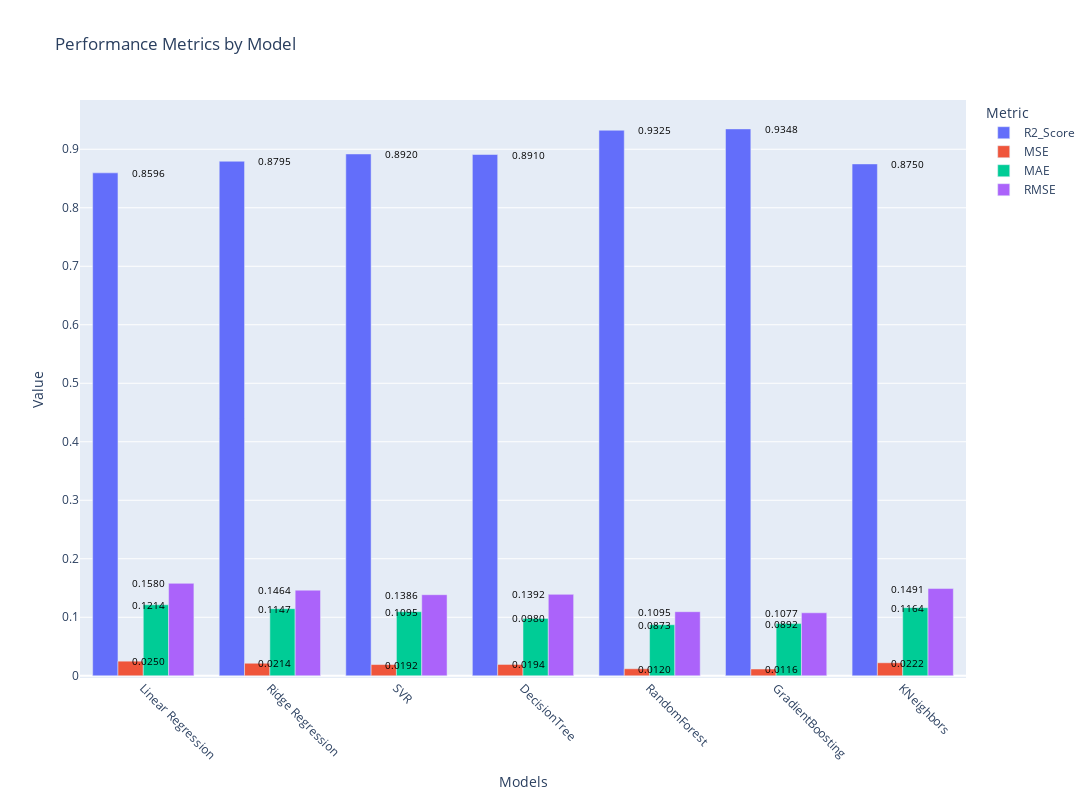

The notebook cell this image was saved under:
### Code cell
import plotly.express as px


fig = px.bar(new_df.melt(id_vars='Models'), 
             x='Models', 
             y='value', 
             color='variable', 
             barmode='group', 
             title='Performance Metrics by Model',
             labels={'value': 'Value', 'variable': 'Metric', 'Models': 'Models'},
             width=1200, 
             height=800)


fig.update_xaxes(tickangle=45)

# Add annotations
for trace in fig.data:
    for i, val in enumerate(trace.y):
        fig.add_annotation(
            x=trace.x[i],
            y=val,
            text=f'{val:.4f}',  # Format the value to two decimal places
            showarrow=False,
            font=dict(color='black', size=10),
            xshift=5  # Adjust the position of the text
        )

fig.show()

### Figure 1 — Plotly figure (JSON) as saved in the notebook; plotly's stock layout.template omitted (floating-point values rounded to 4 significant figures)
{"data": [{"alignmentgroup": "True", "hovertemplate": "Metric=R2_Score<br>Models=%{x}<br>Value=%{y}<extra></extra>", "legendgroup": "R2_Score", "marker": {"color": "#636efa", "pattern": {"shape": ""}}, "name": "R2_Score", "offsetgroup": "R2_Score", "orientation": "v", "showlegend": true, "textposition": "auto", "type": "bar", "x": ["Linear Regression", "Ridge Regression", "SVR", "DecisionTree", "RandomForest", "GradientBoosting", "KNeighbors"], "xaxis": "x", "y": [0.8596, 0.8795, 0.892, 0.891, 0.9325, 0.9348, 0.875], "yaxis": "y"}, {"alignmentgroup": "True", "hovertemplate": "Metric=MSE<br>Models=%{x}<br>Value=%{y}<extra></extra>", "legendgroup": "MSE", "marker": {"color": "#EF553B", "pattern": {"shape": ""}}, "name": "MSE", "offsetgroup": "MSE", "orientation": "v", "showlegend": true, "textposition": "auto", "type": "bar", "x": ["Linear Regression", "Ridge Regression", "SVR", "DecisionTree", "RandomForest", "GradientBoosting", "KNeighbors"], "xaxis": "x", "y": [0.02496, 0.02142, 0.01921, 0.01937, 0.012, 0.01159, 0.02223], "yaxis": "y"}, {"alignmentgroup": "True", "hovertemplate": "Metric=MAE<br>Models=%{x}<br>Value=%{y}<extra></extra>", "legendgroup": "MAE", "marker": {"color": "#00cc96", "pattern": {"shape": ""}}, "name": "MAE", "offsetgroup": "MAE", "orientation": "v", "showlegend": true, "textposition": "auto", "type": "bar", "x": ["Linear Regression", "Ridge Regression", "SVR", "DecisionTree", "RandomForest", "GradientBoosting", "KNeighbors"], "xaxis": "x", "y": [0.1214, 0.1147, 0.1095, 0.09803, 0.08727, 0.08918, 0.1164], "yaxis": "y"}, {"alignmentgroup": "True", "hovertemplate": "Metric=RMSE<br>Models=%{x}<br>Value=%{y}<extra></extra>", "legendgroup": "RMSE", "marker": {"color": "#ab63fa", "pattern": {"shape": ""}}, "name": "RMSE", "offsetgroup": "RMSE", "orientation": "v", "showlegend": true, "textposition": "auto", "type": "bar", "x": ["Linear Regression", "Ridge Regression", "SVR", "DecisionTree", "RandomForest", "GradientBoosting", "KNeighbors"], "xaxis": "x", "y": [0.158, 0.1464, 0.1386, 0.1392, 0.1095, 0.1077, 0.1491], "yaxis": "y"}], "layout": {"annotations": [{"font": {"color": "black", "size": 10}, "showarrow": false, "text": "0.8596", "x": "Linear Regression", "xshift": 5, "y": 0.8596}, {"font": {"color": "black", "size": 10}, "showarrow": false, "text": "0.8795", "x": "Ridge Regression", "xshift": 5, "y": 0.8795}, {"font": {"color": "black", "size": 10}, "showarrow": false, "text": "0.8920", "x": "SVR", "xshift": 5, "y": 0.892}, {"font": {"color": "black", "size": 10}, "showarrow": false, "text": "0.8910", "x": "DecisionTree", "xshift": 5, "y": 0.891}, {"font": {"color": "black", "size": 10}, "showarrow": false, "text": "0.9325", "x": "RandomForest", "xshift": 5, "y": 0.9325}, {"font": {"color": "black", "size": 10}, "showarrow": false, "text": "0.9348", "x": "GradientBoosting", "xshift": 5, "y": 0.9348}, {"font": {"color": "black", "size": 10}, "showarrow": false, "text": "0.8750", "x": "KNeighbors", "xshift": 5, "y": 0.875}, {"font": {"color": "black", "size": 10}, "showarrow": false, "text": "0.0250", "x": "Linear Regression", "xshift": 5, "y": 0.02496}, {"font": {"color": "black", "size": 10}, "showarrow": false, "text": "0.0214", "x": "Ridge Regression", "xshift": 5, "y": 0.02142}, {"font": {"color": "black", "size": 10}, "showarrow": false, "text": "0.0192", "x": "SVR", "xshift": 5, "y": 0.01921}, {"font": {"color": "black", "size": 10}, "showarrow": false, "text": "0.0194", "x": "DecisionTree", "xshift": 5, "y": 0.01937}, {"font": {"color": "black", "size": 10}, "showarrow": false, "text": "0.0120", "x": "RandomForest", "xshift": 5, "y": 0.012}, {"font": {"color": "black", "size": 10}, "showarrow": false, "text": "0.0116", "x": "GradientBoosting", "xshift": 5, "y": 0.01159}, {"font": {"color": "black", "size": 10}, "showarrow": false, "text": "0.0222", "x": "KNeighbors", "xshift": 5, "y": 0.02223}, {"font": {"color": "black", "size": 10}, "showarrow": false, "text": "0.1214", "x": "Linear Regression", "xshift": 5, "y": 0.1214}, {"font": {"color": "black", "size": 10}, "showarrow": false, "text": "0.1147", "x": "Ridge Regression", "xshift": 5, "y": 0.1147}, {"font": {"color": "black", "size": 10}, "showarrow": false, "text": "0.1095", "x": "SVR", "xshift": 5, "y": 0.1095}, {"font": {"color": "black", "size": 10}, "showarrow": false, "text": "0.0980", "x": "DecisionTree", "xshift": 5, "y": 0.09803}, {"font": {"color": "black", "size": 10}, "showarrow": false, "text": "0.0873", "x": "RandomForest", "xshift": 5, "y": 0.08727}, {"font": {"color": "black", "size": 10}, "showarrow": false, "text": "0.0892", "x": "GradientBoosting", "xshift": 5, "y": 0.08918}, {"font": {"color": "black", "size": 10}, "showarrow": false, "text": "0.1164", "x": "KNeighbors", "xshift": 5, "y": 0.1164}, {"font": {"color": "black", "size": 10}, "showarrow": false, "text": "0.1580", "x": "Linear Regression", "xshift": 5, "y": 0.158}, {"font": {"color": "black", "size": 10}, "showarrow": false, "text": "0.1464", "x": "Ridge Regression", "xshift": 5, "y": 0.1464}, {"font": {"color": "black", "size": 10}, "showarrow": false, "text": "0.1386", "x": "SVR", "xshift": 5, "y": 0.1386}, {"font": {"color": "black", "size": 10}, "showarrow": false, "text": "0.1392", "x": "DecisionTree", "xshift": 5, "y": 0.1392}, {"font": {"color": "black", "size": 10}, "showarrow": false, "text": "0.1095", "x": "RandomForest", "xshift": 5, "y": 0.1095}, {"font": {"color": "black", "size": 10}, "showarrow": false, "text": "0.1077", "x": "GradientBoosting", "xshift": 5, "y": 0.1077}, {"font": {"color": "black", "size": 10}, "showarrow": false, "text": "0.1491", "x": "KNeighbors", "xshift": 5, "y": 0.1491}], "barmode": "group", "height": 800, "legend": {"title": {"text": "Metric"}, "tracegroupgap": 0}, "title": {"text": "Performance Metrics by Model"}, "width": 1200, "xaxis": {"anchor": "y", "domain": [0, 1], "tickangle": 45, "title": {"text": "Models"}}, "yaxis": {"anchor": "x", "domain": [0, 1], "title": {"text": "Value"}}}}
